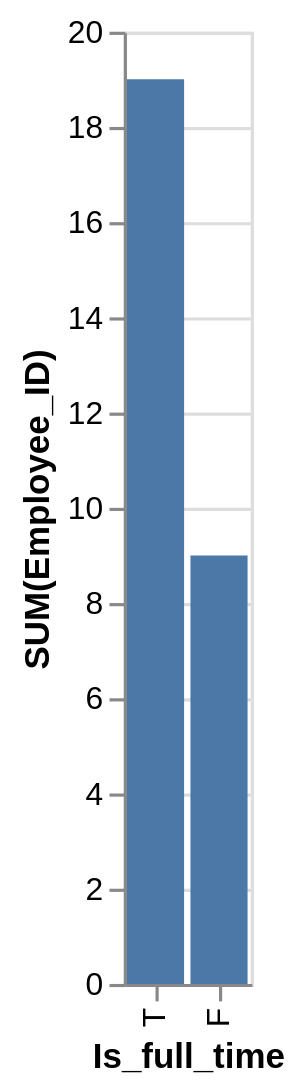

This figure's Vega-Lite source:
### Vega-Lite specification from a JSON file in a GitHub repository (floating-point values rounded to 4 significant figures)
{"data": {"values": [{"x_data": "T", "y_data": 19}, {"x_data": "F", "y_data": 9}]}, "mark": "bar", "encoding": {"x": {"field": "x_data", "type": "nominal", "title": "Is_full_time", "sort": {"op": "sum", "field": "y_data", "order": "descending"}}, "y": {"field": "y_data", "type": "quantitative", "title": "SUM(Employee_ID)"}}}
